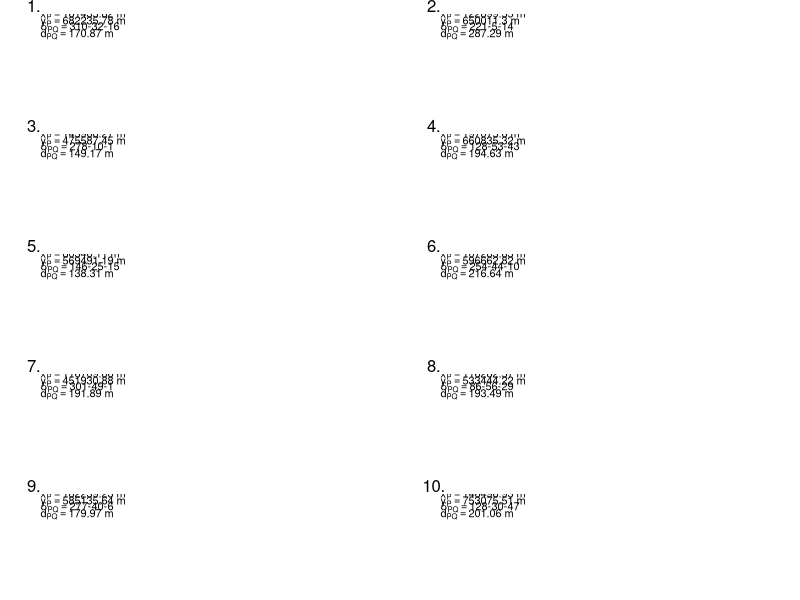

This figure's R source:
StudentNum <- 10

set.seed(10)

GeodI.df <- data.frame(x = round(runif(StudentNum, 64000, 256000), 2),
                       y = round(runif(StudentNum, 432000, 816000), 2),
                       deg = round(runif(StudentNum, 0, 359)),
                       min = round(runif(StudentNum, 0, 59)),
                       sec = round(runif(StudentNum, 0, 59)),
                       dist = round(runif(StudentNum, 100, 300), 2)
                       )


pdf(paper = "a4", width = 19.5/2.54, height = 28.5/2.54)
par(mfrow = c(5,2), mar = c(1.1,2.1,1.1,2.1))
for(aktStudentNum in 1:StudentNum) {
    plot(c(1,50), c(1,50), type = "n", axes = FALSE)
    mtext(paste0(aktStudentNum, "."), at = 0)
    text(1,49,bquote(x[P] == .(paste(GeodI.df[aktStudentNum, "x"], "m"))), adj = c(0,0))
    text(1,45,bquote(y[P] == .(paste(GeodI.df[aktStudentNum, "y"], "m"))), adj = c(0,0))
    text(1,41,bquote(delta[PQ] == .(paste(GeodI.df[aktStudentNum, "deg"],
                                          GeodI.df[aktStudentNum, "min"],
                                          GeodI.df[aktStudentNum, "sec"],
                                          sep="-")
                                    )
                     ),
         adj = c(0,0))
    text(1,37,bquote(d[PQ] == .(paste(GeodI.df[aktStudentNum, "dist"], "m"))), adj = c(0,0))
}
dev.off()
